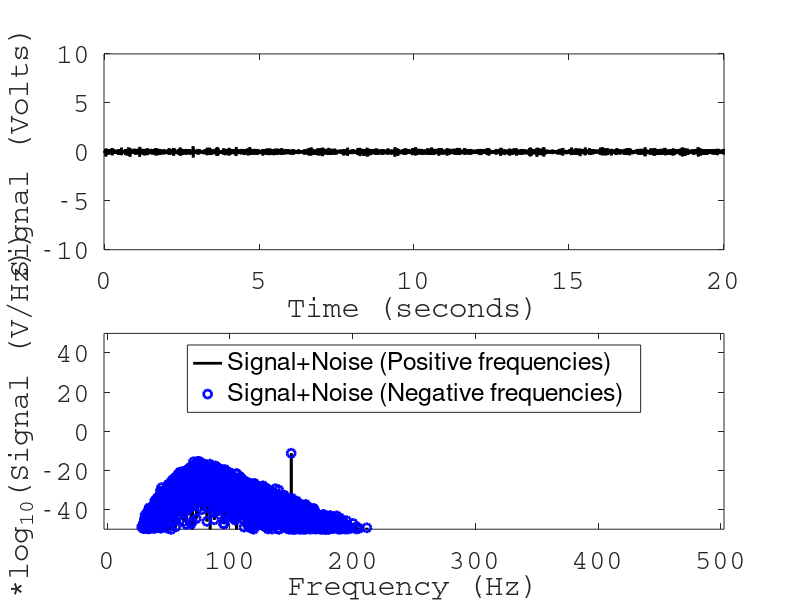

Source code (MATLAB):
clear;
close;
home;
pkg load signal;

%dsp parameters for x-axis:
fs = 1000.0; %Hz
f_sig = 75; %Hz
T = 20.0; %Total time
dt = 1/fs;
df = 1/T;
f = transpose([0:df:fs/2]);
t = transpose([0.0:dt:T-dt]);
N = length(t)/2;
%dsp parameters for y-axis:
amplitude = 1.0;
noise_sigma = 1.0;
noise = randn(size(t))*noise_sigma;
y = amplitude*sin(2.0*pi*f_sig.*t)*amplitude.*sin(2.0*pi*f_sig.*t)+noise;

%filtering
[b1,a1] = butter(4,0.155,"low");
[b2,a2] = butter(4,0.155,"high");
y = filter(b1,a1,y); %low-pass
y = filter(b2,a2,y); %high-pass

%Computing the spectrum
Y = sqrt(conj(fft(y)).*fft(y));
Y_R = Y(1:length(f))*dt;
Y_L = Y(length(f)-1:end)*dt;

%Plotting section
figure(1, 'position',[0,0,1000,1000]);
subplot(2,1,1);
plot(t,y,'color','black','linewidth',2.0);
xlabel('Time (seconds)','fontname','Courier','fontsize',20);
ylabel('Signal (Volts)','fontname','Courier','fontsize',20);
set(gca(),'fontname','Courier','fontsize',20);
axis([0-dt*10 T+dt*10 -amplitude*10 amplitude*10]);
subplot(2,1,2);
hold on;
plot(f,20*log10(Y_R),'color','black','linewidth',2.0);
plot(f,20*log10(flipud(Y_L)),'o','color','blue','linewidth',2.0);
axis([0-df*50 fs/2+df*50 -50 50]);
xlabel('Frequency (Hz)','fontname','Courier','fontsize',20);
ylabel('20*log_{10}(Signal (V/Hz))','fontname','Courier','fontsize',20);
set(gca(),'fontname','Courier','fontsize',20);
legend('Signal+Noise (Positive frequencies)','Signal+Noise (Negative frequencies)','location','north');
box on;
